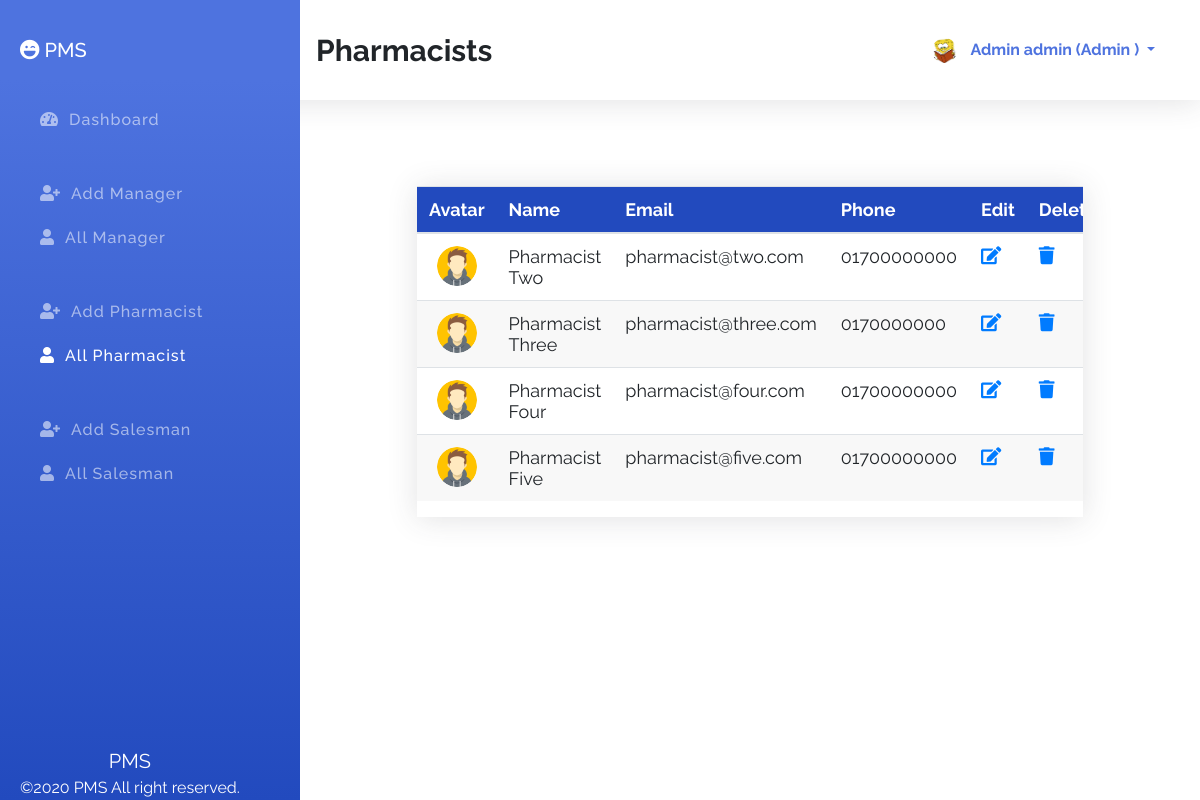
Page /index.php?id=allPharmacist (signed in) on the committed database.
### tables this page shows
CREATE TABLE `pharmacists` (
  `id` int(11) NOT NULL,
  `fname` varchar(100) NOT NULL,
  `lname` varchar(100) NOT NULL,
  `email` varchar(100) NOT NULL,
  `phone` varchar(100) NOT NULL,
  `password` varchar(255) NOT NULL,
  `role` varchar(100) NOT NULL DEFAULT 'pharmacist',
  `avatar` varchar(255) NOT NULL DEFAULT 'avatar.png'
);

### index.php (the view, shortened to what this page needs)
<?php
    $sessionId = isset($_SESSION['id']) ?$_SESSION['id'] :'';
    $sessionRole = isset($_SESSION['role']) ?$_SESSION['role'] :'';
    $connection = mysqli_connect( DB_HOST, DB_USER, DB_PASSWORD, DB_NAME );
    $id = isset($_REQUEST['id']) ? $_REQUEST['id']:'dashboard';
    $action = isset($_REQUEST['action']) ?$_REQUEST['action']: '';
?>
<!DOCTYPE html>
<html lang="en">
<head>
    <link rel="stylesheet" href="assets/css/bootstrap.min.css">
    <link rel="stylesheet" href="assets/css/all.min.css">
    <link rel="stylesheet" href="assets/css/style.css">
</head>
<body>
    <section class="topber">
        <div class="topber__title">
            <span class="topber__title--text">
                <?php
                    if ( 'dashboard' == $id ) {
                        echo "DashBoard";
                    } elseif ( 'addManager' == $id ) {
                        echo "Add Manager";
                    } elseif ( 'allManager' == $id ) {
                        echo "Managers";
                    } elseif ( 'addPharmacist' == $id ) {
                        echo "Add Pharmacist";
                    } elseif ( 'allPharmacist' == $id ) {
                        echo "Pharmacists";
                    } elseif ( 'addSalesman' == $id ) {
                        echo "Add Salesman";
                    } elseif ( 'allSalesman' == $id ) {
                        echo "Salesmans";
                    } elseif ( 'userProfile' == $id ) {
                        echo "Your Profile";
                    } elseif ( 'editManager' == $action ) {
                        echo "Edit Manager";
                    } elseif ( 'editPharmacist' == $action ) {
                        echo "Edit Pharmacist";
                    } elseif ( 'editSalesman' == $action ) {
                        echo "Edit Salesman";
                    }
                ?>
            </span>
        </div>
        <div class="topber__profile">
            <?php
                $query = "SELECT fname,lname,role,avatar FROM {$sessionRole}s WHERE id='$sessionId'";
                $result = mysqli_query( $connection, $query );
                if ( $data = mysqli_fetch_assoc( $result ) ) {
                    $fname = $data['fname'];
                    $lname = $data['lname'];
                    $role = $data['role'];
                    $avatar = $data['avatar'];
                ?>
                <img src="assets/img/<?php echo "$avatar"; ?>" height="25" width="25" class="rounded-circle" alt="profile">
                <div class="dropdown">
                    <button class="btn dropdown-toggle" type="button" id="dropdownMenuButton" data-toggle="dropdown" aria-haspopup="true" aria-expanded="false">
                    <?php
                        echo "$fname $lname (" . ucwords( $role ) . " )";
                        }
                    ?>
                    </button>
                </div>
        </div>
    </section>
    <section id="sideber" class="sideber">
        <ul class="sideber__ber">
            <h3 class="sideber__panel"><i id="left" class="fas fa-laugh-wink"></i> PMS</h3>
            <li id="left" class="sideber__item<?php if ( 'dashboard' == $id ) {
                                                  echo " active";
                                              }?>">
                <a href="index.php?id=dashboard"><i id="left" class="fas fa-tachometer-alt"></i>Dashboard</a>
            </li>
            <?php if ( 'admin' == $sessionRole ) {?>
                <li id="left" class="sideber__item sideber__item--modify<?php if ( 'addManager' == $id ) {
                                                                            echo " active";
                                                                        }?>">
                    <a href="index.php?id=addManager"><i id="left" class="fas fa-user-plus"></i></i>Add Manager</a>
                </li><?php }?>
            <li id="left" class="sideber__item<?php if ( 'allManager' == $id ) {
    echo " active";
}?>">
                <a href="index.php?id=allManager"><i id="left" class="fas fa-user"></i>All Manager</a>
            </li>
            <?php if ( 'admin' == $sessionRole || 'manager' == $sessionRole ) {?>
                <li id="left" class="sideber__item sideber__item--modify<?php if ( 'addPharmacist' == $id ) {
                                                                            echo " active";
                                                                        }?>">
                    <a href="index.php?id=addPharmacist"><i id="left" class="fas fa-user-plus"></i></i>Add
                        Pharmacist</a>
                </li><?php }?>
            <li id="left" class="sideber__item<?php if ( 'allPharmacist' == $id ) {
    echo " active";
}?>">
                <a href="index.php?id=allPharmacist"><i id="left" class="fas fa-user"></i>All Pharmacist</a>
            </li>
            <?php if ( 'admin' == $sessionRole || 'manager' == $sessionRole || 'pharmacist' == $sessionRole ) {?>
                <li id="left" class="sideber__item sideber__item--modify<?php if ( 'addSalesman' == $id ) {
                                                                            echo " active";
                                                                        }?>">
                    <a href="index.php?id=addSalesman"><i id="left" class="fas fa-user-plus"></i>Add Salesman</a>
                </li><?php }?>
            <li id="left" class="sideber__item<?php if ( 'allSalesman' == $id ) {
    echo " active";
}?>">
                <a href="index.php?id=allSalesman"><i id="left" class="fas fa-user"></i>All Salesman</a>
            </li>
        </ul>
        <footer class="text-center"><span>PMS</span><br>©2020 PMS All right reserved.</footer>
    </section>
    <section class="main">
        <div class="container">
            <div class="pharmacist">
                <?php if ( 'allPharmacist' == $id ) {?>
                    <div class="allPharmacist">
                        <div class="main__table">
                            <table class="table">
                                <thead>
                                    <tr>
                                        <th scope="col">Avatar</th>
                                        <th scope="col">Name</th>
                                        <th scope="col">Email</th>
                                        <th scope="col">Phone</th>
                                        <?php if ( 'admin' == $sessionRole || 'manager' == $sessionRole ) {?>
                                            <th scope="col">Edit</th>
                                            <th scope="col">Delete</th>
                                        <?php }?>
                                    </tr>
                                </thead>
                                <tbody>
                                    <?php
                                        $getPharmacist = "SELECT * FROM pharmacists";
                                            $result = mysqli_query( $connection, $getPharmacist );
                                        while ( $pharmacist = mysqli_fetch_assoc( $result ) ) {?>
                                        <tr>
                                            <td>
                                                <center><img class="rounded-circle" width="40" height="40" src="assets/img/<?php echo $pharmacist['avatar']; ?>" alt=""></center>
                                            </td>
                                            <td><?php printf( "%s %s", $pharmacist['fname'], $pharmacist['lname'] );?></td>
                                            <td><?php printf( "%s", $pharmacist['email'] );?></td>
                                            <td><?php printf( "%s", $pharmacist['phone'] );?></td>
                                            <?php if ( 'admin' == $sessionRole || 'manager' == $sessionRole ) {?>
                                                <td><?php printf( "<a href='index.php?action=editPharmacist&id=%s'><i class='fas fa-edit'></i></a>", $pharmacist['id'] )?></td>
                                                <td><?php printf( "<a class='delete' href='index.php?action=deletePharmacist&id=%s'><i class='fas fa-trash'></i></a>", $pharmacist['id'] )?></td>
                                            <?php }?>
                                        </tr>
                                    <?php }?>
                                </tbody>
                            </table>
                        </div>
                    </div>
                <?php }?>
            </div>
        </div>
    </section>
</body>
</html>

### assets/css/style.css (style rules this page uses)
*, *::before, *::after { margin: 0; padding: 0; -webkit-box-sizing: border-box; box-sizing: border-box; }
body { font-family: "Raleway", sans-serif; }
a { text-decoration: none !important; }
.topber { position: fixed; width: 100%; top: 0; left: 0; padding-left: 300px; right: 0; z-index: 999; -webkit-box-shadow: 0 0.15rem 1.75rem 0 rgba(58, 59, 69, 0.15); box-shadow: 0 0.15rem 1.75rem 0 rgba(58, 59, 69, 0.15); background-color: #fff; }
.topber__title { height: 12.5vh; float: left; display: -webkit-box; display: -ms-flexbox; display: flex; -webkit-box-orient: horizontal; -webkit-box-direction: normal; -ms-flex-direction: row; flex-direction: row; -webkit-box-align: center; -ms-flex-align: center; align-items: center; padding-left: 1rem; }
.topber__title--text { font-size: 30px; font-weight: bold; }
.topber__profile { height: 12.5vh; float: right; padding-right: 10px; display: -webkit-box; display: -ms-flexbox; display: flex; -webkit-box-orient: horizontal; -webkit-box-direction: normal; -ms-flex-direction: row; flex-direction: row; -webkit-box-align: center; -ms-flex-align: center; align-items: center; padding: 2rem; }
.topber__profile button { color: #4e73df; line-height: 10px; font-weight: bold; }
.sideber { position: fixed; top: 0; overflow-y: auto; left: 0; bottom: 0; width: 300px; height: 100vh; padding: 40px 20px 20px 20px; background-color: #4e73df; background-image: -webkit-gradient(linear, left top, left bottom, color-stop(10%, #4e73df), to(#224abe)); background-image: linear-gradient(180deg, #4e73df 10%, #224abe 100%); background-size: cover; -webkit-transition: left 0.5s ease; transition: left 0.5s ease; z-index: 999; }
.sideber__ber { list-style: none; }
.sideber__panel { font-size: 20px; color: #fff; line-height: 1.2rem; padding-bottom: 30px; }
.sideber__panel i { color: #fff; }
.sideber__item { padding: 10px; }
.sideber__item a { color: rgba(255, 255, 255, 0.55); font-size: 16px; letter-spacing: 1px; font-weight: 500; }
.sideber__item a i { color: rgba(255, 255, 255, 0.55); padding: 0 10px; }
.sideber__item:hover a, .sideber__item.active a, .sideber__item.active i, .sideber__item:hover i { color: #fff; -webkit-transition: 0.3s ease; transition: 0.3s ease; }
.sideber__item--modify { padding: 40px 10px 10px 10px; }
.sideber footer { position: absolute; bottom: 0; font-size: 16px; color: #fff; }
.sideber footer span { font-size: 20px; }
.main { margin-left: 300px; margin-top: 10vh; padding: 2rem; }
.main__table { margin: 50px 70px; -webkit-box-shadow: 0 0.15rem 1.75rem 0 rgba(58, 59, 69, 0.15); box-shadow: 0 0.15rem 1.75rem 0 rgba(58, 59, 69, 0.15); overflow-x: auto; }
.main__table .table { font-size: 18px; font-weight: 400; }
.main__table .table th { color: #ffffff; background: #224abe; }
.main__table .table tr:nth-child(even) { background: #f8f8f8; }

### rows in the picture
pharmacists: avatar (placeholder picture), fname "Pharmacist", lname "Two", email "pharmacist@two.com", phone "01700000000"
pharmacists: avatar (placeholder picture), fname "Pharmacist", lname "Three", email "pharmacist@three.com", phone "0170000000"
pharmacists: avatar (placeholder picture), fname "Pharmacist", lname "Four", email "pharmacist@four.com", phone "01700000000"
pharmacists: avatar (placeholder picture), fname "Pharmacist", lname "Five", email "pharmacist@five.com", phone "01700000000"

### other values in the picture
$fname "Admin"
$lname "admin"
$role "Admin"
